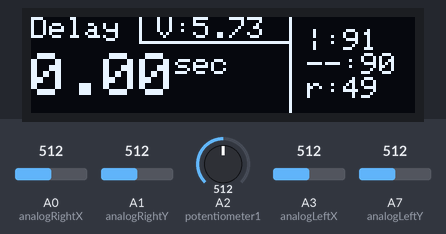
The sketch below on a simulated Arduino Nano, built with avr-gcc and run on an emulated ATmega328P. Shown: 128×32 one-colour display. Inputs (shaded band) come from the test bench; at power-on: A0 (analogRightX) = 512, A1 (analogRightY) = 512, A2 (potentiometer1) = 512, A3 (analogLeftX) = 512, A7 (analogLeftY) = 512. No radio packets arrive unless stated.

Above: at 1.5 s.
1.6 s: A0 (analogRightX) set to 716
At 2.4 s:
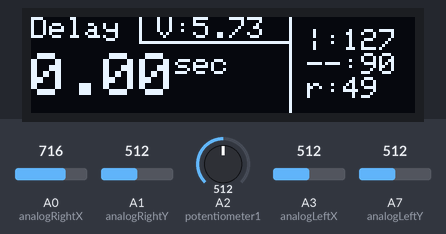
4.0 s: A1 (analogRightY) set to 716
At 4.69 s:
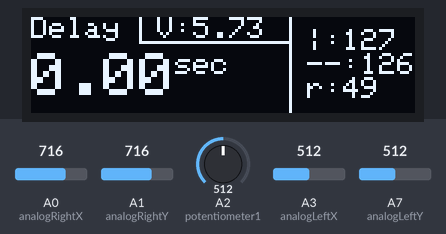
5.5 s: A2 (potentiometer1) set to 716
At 5.88 s:
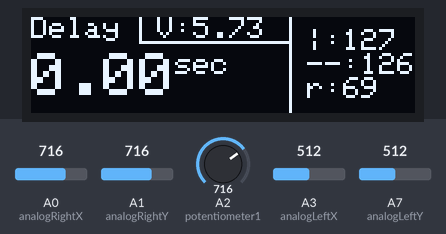
7.0 s: A3 (analogLeftX) set to 716
At 7.31 s:
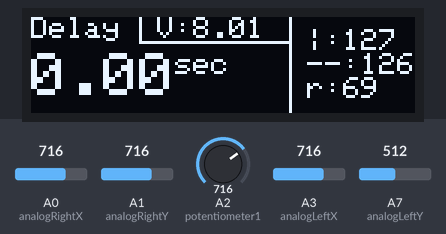
8.5 s: A0 (analogRightX) set to 992
At 8.74 s:
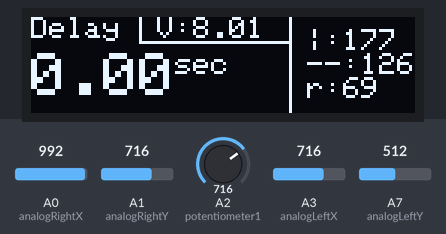
10.0 s: A1 (analogRightY) set to 992
At 10.5 s:
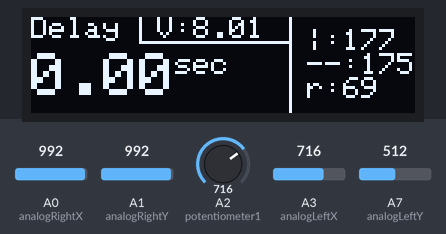
Timing chart, 0 to 12.6 s (numbered marks = the images above; inputs shaded):
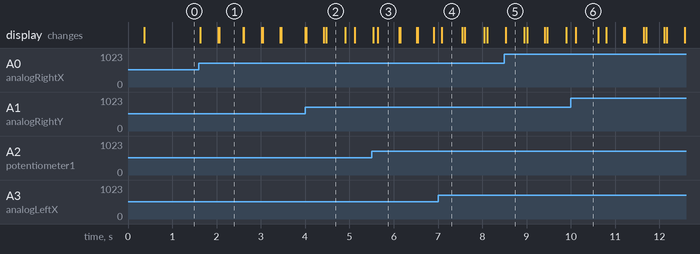

The sketch:

rc-transmitter_2.ino
```cpp
// Code 1 : Sending Text (Transmitter)
// Library: TMRh20/RF24 (https://github.com/tmrh20/RF24/)

#include <SPI.h>
#include <RF24.h>
#include <nRF24L01.h>


// oled
#include <Wire.h>
#include <Adafruit_GFX.h>
#include <Adafruit_SSD1306.h>


#define SCREEN_WIDTH 128 // OLED display width, in pixels
#define SCREEN_HEIGHT 32 // OLED display height, in pixels

#define OLED_RESET     -1 // Reset pin # (or -1 if sharing Arduino reset pin)
#define SCREEN_ADDRESS 0x3C ///< See datasheet for Address; 0x3D for 128x64, 0x3C for 128x32
Adafruit_SSD1306 display(SCREEN_WIDTH, SCREEN_HEIGHT, &Wire, OLED_RESET);
//


RF24 radio(9, 8); // CE, CSN
const byte address[10] = "ADDRESS01";


// joysticks
#define analogRightX A0  // Analog pin for X axis
#define analogRightY A1  // Analog pin for Y axis

#define analogLeftX A3  // Analog pin for X axis
#define analogLeftY A7  // Analog pin for Y axis
//

#define potentiometer1 A2
#define voltmeterPin A3

int s1State;
int s1LastState;


void setup() {
  pinMode(potentiometer1, INPUT);

  Serial.begin(9600);
  radio.begin();
  radio.openWritingPipe(address);
  radio.setPALevel(RF24_PA_MIN);
  radio.stopListening();


  if(!display.begin(SSD1306_SWITCHCAPVCC, SCREEN_ADDRESS)) {
    Serial.println(F("SSD1306 allocation failed"));
    for(;;); // Don't proceed, loop forever
  }

  screensaver();
};

void screensaver(void) {
  display.clearDisplay();

  display.setTextSize(2);      // Normal 1:1 pixel scale
  display.setTextColor(WHITE); // Draw white text
  display.setCursor(20, 10);     // Start at top-left corner
  display.cp437(true);         // Use full 256 char 'Code Page 437' font

  // Not all the characters will fit on the display. This is normal.
  // Library will draw what it can and the rest will be clipped.
  display.print("RC 3000");

  display.display();
  delay(300);
}

#define screen_x_left_margin 92
#define screen_y_gap 8
#define screen_y_top_margin 4

void displayLocalPositions(int hor, int ver, int8_t rot) {
  display.setTextSize(1);

  display.setCursor(screen_x_left_margin, screen_y_top_margin);

  display.print("|:");
  display.print(hor);

  display.setCursor(screen_x_left_margin, screen_y_gap + screen_y_top_margin);
  display.print("--:");
  display.print(ver);

  display.setCursor(screen_x_left_margin, screen_y_gap*2 + screen_y_top_margin);
  display.print("r:");
  display.print(rot);
}

void displayNRFInfo(unsigned long &receiveDelay, float &inputVoltage) {
  display.drawLine(86, 0, 86, display.height() - 1, SSD1306_WHITE);

  display.setTextSize(1);

  display.setCursor(0, 0);

  display.print("Delay ");
  display.drawLine(36, 0, 36, 8, SSD1306_WHITE);
  display.drawLine(36, 8, 85, 8, SSD1306_WHITE);
  display.print(" V:");
  display.print(inputVoltage);
  display.setTextSize(2);

  display.setCursor(0, 12);
  display.print((float) receiveDelay / 1000);

  display.setTextSize(1);
  display.print("sec");

  // display.print(receiveDelay / 1000); // quotient
  // display.print('.');
  // display.print((receiveDelay / 10) % 100); // remainder
}

int8_t dataToSend[5] = {0, 0, 0, 0, 0}; // x1, y1, x2, y2, speed, key

#define voltageCalibratedValue 11.44  //= current mesure / other voltmeter measure
unsigned long previousMillis = 0;
const int throttleUpdateDisplayEachMS = 20;

unsigned long lastReceived = millis();
unsigned long receiveDelay = 0;
float inputVoltage = 0.0;  // The voltage at the input (0-12V)

void loop() {
  int xRightRead = map(analogRead(analogRightX), 0, 1023, -131, 127) + 4;
  int yRightRead = map(analogRead(analogRightY), 0, 1023, -128, 127) + 1;

  int xLeftRead = map(analogRead(analogLeftX), 0, 1023, -131, 127) + 4; // ?
  int yLeftRead = map(analogRead(analogLeftY), 0, 1023, -128, 127) + 1; // ?

  int rotRead = map(analogRead(potentiometer1), 0, 1023, -128, 127);
  float voltageRead = analogRead(voltmeterPin);

  // inputVoltage = (voltageRead * voltageCalibratedValue) / 1023.0;
  inputVoltage = voltageRead * voltageCalibratedValue / 1023.0;
  int8_t xRightValue = constrain(xRightRead, -128, 127);
  int8_t yRightValue = constrain(yRightRead, -128, 127);

  int8_t xLeftValue = constrain(xLeftRead, -128, 127);
  int8_t yLeftValue = constrain(yLeftRead, -128, 127);

  int8_t rotValue = constrain(rotRead, -128, 127);


  unsigned long currentMillis = millis();  // Get current time

  if (currentMillis - previousMillis >= throttleUpdateDisplayEachMS) {
    previousMillis = currentMillis;

    display.clearDisplay();

    displayLocalPositions(
      map(xRightValue, -128, 127, 0, 180),
      map(yRightValue, -128, 127, 0, 180),
      map(rotValue, -128, 127, 0, 100)
    );

    displayNRFInfo(receiveDelay, inputVoltage);

    display.display();
  }

  dataToSend[0] = xRightValue;
  dataToSend[1] = yRightValue;
  dataToSend[2] = xLeftValue;
  dataToSend[3] = yLeftValue;

  dataToSend[4] = rotValue;

  radio.writeFast(&dataToSend, sizeof(dataToSend));
  bool isReceived = radio.txStandBy();

  if (isReceived) {
    receiveDelay =  millis() - lastReceived;
    lastReceived = millis();
  } else {
    receiveDelay = millis() - lastReceived;
  }
};
```

Measured:
- after the input at 1.6 s, the display: changes at once (image 1)
- after the input at 4.0 s, the display: changes at once (image 2)
- after the input at 5.5 s, the display: first changes at once (image 3 shows a later state)
- after the input at 7.0 s, the display: changes after 0.08 s (image 4)
- after the input at 8.5 s, the display: changes at once (image 5)
- after the input at 10.0 s, the display: changes after 0.11 s (image 6)
- what the display in image 1 shows lasts 0.5 s, from 2.1 s to 2.6 s
